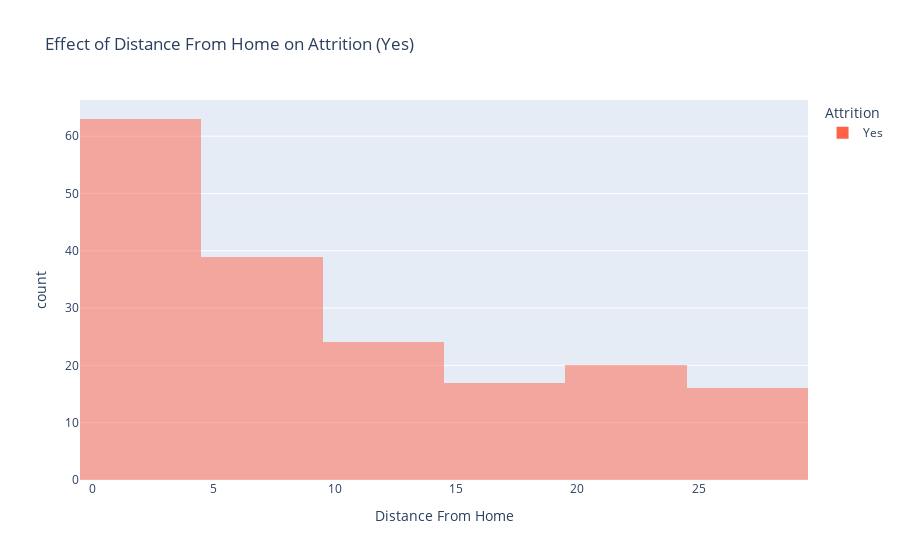
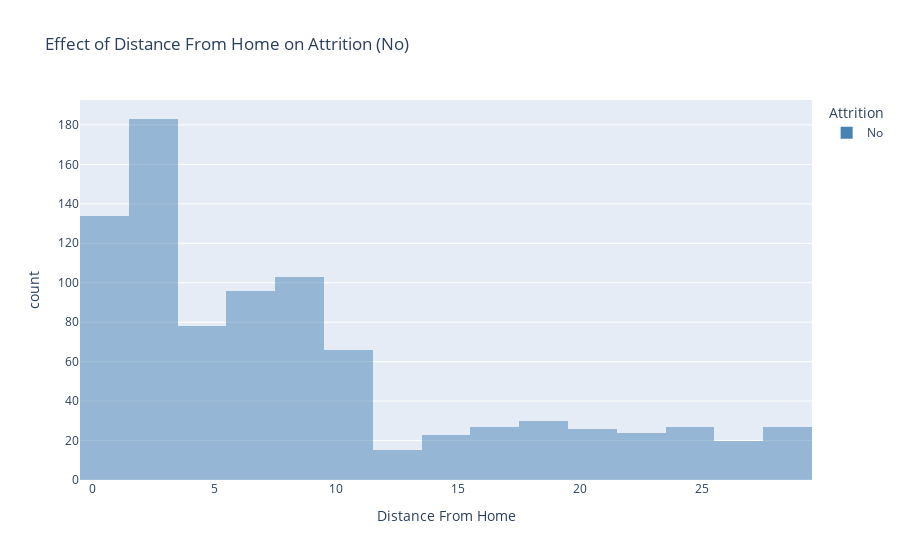

Notebook source saved alongside these figures, in order:
### Markdown cell above
Hasil dari bar chart diatas menunjukan bahwa karyawan yang keluar adalah karyawan yang jarang melakukan travel.

### Code cell
# Membuat histogram untuk DistanceFromHome pada karyawan yang keluar (Attrition = Yes)
fig_yes = px.histogram(data[data['Attrition'] == 'Yes'], 
                       x="DistanceFromHome", 
                       color="Attrition", 
                       barmode="overlay", 
                       color_discrete_map={"Yes": "#FF6347"},
                       title="Effect of Distance From Home on Attrition (Yes)", 
                       labels={"DistanceFromHome": "Distance From Home"})

# Membuat histogram untuk DistanceFromHome pada karyawan yang tetap (Attrition = No)
fig_no = px.histogram(data[data['Attrition'] == 'No'], 
                      x="DistanceFromHome", 
                      color="Attrition", 
                      barmode="overlay", 
                      color_discrete_map={"No": "#4682B4"},
                      title="Effect of Distance From Home on Attrition (No)", 
                      labels={"DistanceFromHome": "Distance From Home"})

# Menampilkan grafik untuk karyawan yang keluar dan yang tetap
fig_yes.show()
fig_no.show()

### Figure 1 — Plotly figure (JSON) as saved in the notebook; plotly's stock layout.template omitted (floating-point values rounded to 4 significant figures; data arrays with more than 128 entries replaced by an {"elided": "..."} marker saying what was removed)
{"data": [{"alignmentgroup": "True", "bingroup": "x", "hovertemplate": "Attrition=Yes<br>Distance From Home=%{x}<br>count=%{y}<extra></extra>", "legendgroup": "Yes", "marker": {"color": "#FF6347", "opacity": 0.5, "pattern": {"shape": ""}}, "name": "Yes", "offsetgroup": "Yes", "orientation": "v", "showlegend": true, "type": "histogram", "x": {"elided": "179 int values"}, "xaxis": "x", "yaxis": "y"}], "layout": {"barmode": "overlay", "legend": {"title": {"text": "Attrition"}, "tracegroupgap": 0}, "title": {"text": "Effect of Distance From Home on Attrition (Yes)"}, "xaxis": {"anchor": "y", "domain": [0, 1], "title": {"text": "Distance From Home"}}, "yaxis": {"anchor": "x", "domain": [0, 1], "title": {"text": "count"}}}}

### Figure 2 — Plotly figure (JSON) as saved in the notebook; plotly's stock layout.template omitted (floating-point values rounded to 4 significant figures; data arrays with more than 128 entries replaced by an {"elided": "..."} marker saying what was removed)
{"data": [{"alignmentgroup": "True", "bingroup": "x", "hovertemplate": "Attrition=No<br>Distance From Home=%{x}<br>count=%{y}<extra></extra>", "legendgroup": "No", "marker": {"color": "#4682B4", "opacity": 0.5, "pattern": {"shape": ""}}, "name": "No", "offsetgroup": "No", "orientation": "v", "showlegend": true, "type": "histogram", "x": {"elided": "879 int values"}, "xaxis": "x", "yaxis": "y"}], "layout": {"barmode": "overlay", "legend": {"title": {"text": "Attrition"}, "tracegroupgap": 0}, "title": {"text": "Effect of Distance From Home on Attrition (No)"}, "xaxis": {"anchor": "y", "domain": [0, 1], "title": {"text": "Distance From Home"}}, "yaxis": {"anchor": "x", "domain": [0, 1], "title": {"text": "count"}}}}
